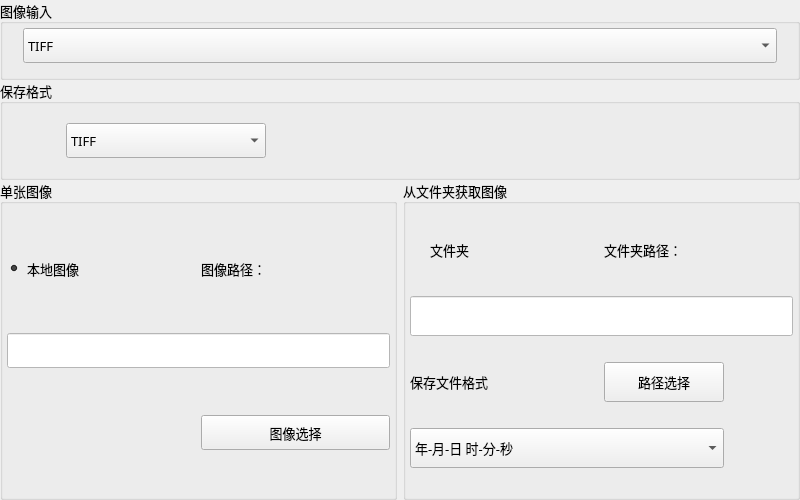
<?xml version="1.0" encoding="UTF-8"?>
<ui version="4.0">
 <class>frmSaveImageToolClass</class>
 <widget class="QWidget" name="frmSaveImageToolClass">
  <property name="geometry">
   <rect>
    <x>0</x>
    <y>0</y>
    <width>800</width>
    <height>500</height>
   </rect>
  </property>
  <property name="sizePolicy">
   <sizepolicy hsizetype="Preferred" vsizetype="Preferred">
    <horstretch>0</horstretch>
    <verstretch>0</verstretch>
   </sizepolicy>
  </property>
  <property name="minimumSize">
   <size>
    <width>800</width>
    <height>500</height>
   </size>
  </property>
  <property name="maximumSize">
   <size>
    <width>16777215</width>
    <height>16777215</height>
   </size>
  </property>
  <property name="windowTitle">
   <string>延时</string>
  </property>
  <layout class="QVBoxLayout" name="verticalLayout" stretch="0,0,1">
   <property name="spacing">
    <number>0</number>
   </property>
   <property name="leftMargin">
    <number>0</number>
   </property>
   <property name="topMargin">
    <number>0</number>
   </property>
   <property name="rightMargin">
    <number>0</number>
   </property>
   <property name="bottomMargin">
    <number>0</number>
   </property>
   <item>
    <widget class="QGroupBox" name="groupImage_3">
     <property name="minimumSize">
      <size>
       <width>0</width>
       <height>80</height>
      </size>
     </property>
     <property name="maximumSize">
      <size>
       <width>16777215</width>
       <height>100</height>
      </size>
     </property>
     <property name="font">
      <font>
       <family>微软雅黑</family>
       <pointsize>10</pointsize>
      </font>
     </property>
     <property name="title">
      <string>图像输入</string>
     </property>
     <layout class="QHBoxLayout" name="horizontalLayout_2">
      <property name="spacing">
       <number>0</number>
      </property>
      <property name="leftMargin">
       <number>20</number>
      </property>
      <property name="topMargin">
       <number>0</number>
      </property>
      <property name="rightMargin">
       <number>20</number>
      </property>
      <property name="bottomMargin">
       <number>10</number>
      </property>
      <item>
       <widget class="QComboBox" name="cbx_ImgInPut">
        <property name="minimumSize">
         <size>
          <width>0</width>
          <height>35</height>
         </size>
        </property>
        <property name="font">
         <font>
          <family>微软雅黑</family>
          <pointsize>10</pointsize>
         </font>
        </property>
        <property name="editable">
         <bool>false</bool>
        </property>
        <property name="currentIndex">
         <number>4</number>
        </property>
        <item>
         <property name="text">
          <string>JPG</string>
         </property>
        </item>
        <item>
         <property name="text">
          <string>JPEG</string>
         </property>
        </item>
        <item>
         <property name="text">
          <string>PNG</string>
         </property>
        </item>
        <item>
         <property name="text">
          <string>BMP</string>
         </property>
        </item>
        <item>
         <property name="text">
          <string>TIFF</string>
         </property>
        </item>
       </widget>
      </item>
     </layout>
    </widget>
   </item>
   <item>
    <widget class="QGroupBox" name="groupImage_4">
     <property name="minimumSize">
      <size>
       <width>0</width>
       <height>100</height>
      </size>
     </property>
     <property name="maximumSize">
      <size>
       <width>16777215</width>
       <height>150</height>
      </size>
     </property>
     <property name="font">
      <font>
       <family>微软雅黑</family>
       <pointsize>10</pointsize>
      </font>
     </property>
     <property name="title">
      <string>保存格式</string>
     </property>
     <layout class="QHBoxLayout" name="horizontalLayout_3" stretch="1,0,10">
      <item>
       <spacer name="horizontalSpacer_2">
        <property name="orientation">
         <enum>Qt::Horizontal</enum>
        </property>
        <property name="sizeHint" stdset="0">
         <size>
          <width>49</width>
          <height>20</height>
         </size>
        </property>
       </spacer>
      </item>
      <item>
       <widget class="QComboBox" name="txtSaveFileEx">
        <property name="minimumSize">
         <size>
          <width>200</width>
          <height>35</height>
         </size>
        </property>
        <property name="font">
         <font>
          <family>微软雅黑</family>
          <pointsize>10</pointsize>
         </font>
        </property>
        <property name="editable">
         <bool>false</bool>
        </property>
        <property name="currentIndex">
         <number>4</number>
        </property>
        <item>
         <property name="text">
          <string>JPG</string>
         </property>
        </item>
        <item>
         <property name="text">
          <string>JPEG</string>
         </property>
        </item>
        <item>
         <property name="text">
          <string>PNG</string>
         </property>
        </item>
        <item>
         <property name="text">
          <string>BMP</string>
         </property>
        </item>
        <item>
         <property name="text">
          <string>TIFF</string>
         </property>
        </item>
       </widget>
      </item>
      <item>
       <spacer name="horizontalSpacer">
        <property name="orientation">
         <enum>Qt::Horizontal</enum>
        </property>
        <property name="sizeHint" stdset="0">
         <size>
          <width>513</width>
          <height>20</height>
         </size>
        </property>
       </spacer>
      </item>
     </layout>
    </widget>
   </item>
   <item>
    <layout class="QHBoxLayout" name="horizontalLayout" stretch="1,1">
     <item>
      <widget class="QGroupBox" name="groupImage">
       <property name="font">
        <font>
         <family>微软雅黑</family>
         <pointsize>10</pointsize>
        </font>
       </property>
       <property name="title">
        <string>单张图像</string>
       </property>
       <layout class="QGridLayout" name="gridLayout">
        <property name="leftMargin">
         <number>4</number>
        </property>
        <property name="topMargin">
         <number>4</number>
        </property>
        <property name="rightMargin">
         <number>4</number>
        </property>
        <property name="bottomMargin">
         <number>4</number>
        </property>
        <property name="spacing">
         <number>4</number>
        </property>
        <item row="0" column="0">
         <widget class="QRadioButton" name="radioImage">
          <property name="sizePolicy">
           <sizepolicy hsizetype="Preferred" vsizetype="Preferred">
            <horstretch>0</horstretch>
            <verstretch>0</verstretch>
           </sizepolicy>
          </property>
          <property name="minimumSize">
           <size>
            <width>120</width>
            <height>35</height>
           </size>
          </property>
          <property name="font">
           <font>
            <family>微软雅黑</family>
            <pointsize>10</pointsize>
           </font>
          </property>
          <property name="styleSheet">
           <string notr="true">background-color: rgba(0, 0, 0, 0);</string>
          </property>
          <property name="text">
           <string>本地图像</string>
          </property>
          <property name="checked">
           <bool>true</bool>
          </property>
         </widget>
        </item>
        <item row="2" column="0" colspan="2">
         <widget class="QLineEdit" name="txtImagePath">
          <property name="sizePolicy">
           <sizepolicy hsizetype="Preferred" vsizetype="Fixed">
            <horstretch>0</horstretch>
            <verstretch>0</verstretch>
           </sizepolicy>
          </property>
          <property name="minimumSize">
           <size>
            <width>120</width>
            <height>35</height>
           </size>
          </property>
          <property name="font">
           <font>
            <family>微软雅黑</family>
            <pointsize>10</pointsize>
           </font>
          </property>
          <property name="styleSheet">
           <string notr="true">background-color: rgb(255, 255, 255);</string>
          </property>
          <property name="readOnly">
           <bool>true</bool>
          </property>
          <property name="clearButtonEnabled">
           <bool>true</bool>
          </property>
         </widget>
        </item>
        <item row="3" column="1">
         <widget class="QPushButton" name="btnSelectImage">
          <property name="sizePolicy">
           <sizepolicy hsizetype="Preferred" vsizetype="Fixed">
            <horstretch>0</horstretch>
            <verstretch>0</verstretch>
           </sizepolicy>
          </property>
          <property name="minimumSize">
           <size>
            <width>120</width>
            <height>35</height>
           </size>
          </property>
          <property name="font">
           <font>
            <family>Arial</family>
            <pointsize>10</pointsize>
           </font>
          </property>
          <property name="text">
           <string>图像选择</string>
          </property>
         </widget>
        </item>
        <item row="0" column="1">
         <widget class="QLabel" name="label_4">
          <property name="sizePolicy">
           <sizepolicy hsizetype="Preferred" vsizetype="Fixed">
            <horstretch>0</horstretch>
            <verstretch>0</verstretch>
           </sizepolicy>
          </property>
          <property name="minimumSize">
           <size>
            <width>120</width>
            <height>35</height>
           </size>
          </property>
          <property name="font">
           <font>
            <family>微软雅黑</family>
            <pointsize>10</pointsize>
           </font>
          </property>
          <property name="styleSheet">
           <string notr="true">background: transparent;</string>
          </property>
          <property name="text">
           <string>图像路径：</string>
          </property>
         </widget>
        </item>
       </layout>
      </widget>
     </item>
     <item>
      <widget class="QGroupBox" name="groupFolder_2">
       <property name="font">
        <font>
         <family>微软雅黑</family>
         <pointsize>10</pointsize>
        </font>
       </property>
       <property name="title">
        <string>从文件夹获取图像</string>
       </property>
       <layout class="QGridLayout" name="gridLayout_2">
        <property name="leftMargin">
         <number>4</number>
        </property>
        <property name="topMargin">
         <number>4</number>
        </property>
        <property name="rightMargin">
         <number>4</number>
        </property>
        <property name="bottomMargin">
         <number>4</number>
        </property>
        <property name="spacing">
         <number>4</number>
        </property>
        <item row="1" column="0">
         <widget class="QRadioButton" name="radioFolder">
          <property name="minimumSize">
           <size>
            <width>120</width>
            <height>40</height>
           </size>
          </property>
          <property name="font">
           <font>
            <family>微软雅黑</family>
            <pointsize>10</pointsize>
           </font>
          </property>
          <property name="styleSheet">
           <string notr="true">background-color: rgba(0, 0, 0, 0);</string>
          </property>
          <property name="text">
           <string>文件夹</string>
          </property>
         </widget>
        </item>
        <item row="2" column="0" colspan="4">
         <widget class="QLineEdit" name="txtFolderPath">
          <property name="minimumSize">
           <size>
            <width>120</width>
            <height>40</height>
           </size>
          </property>
          <property name="font">
           <font>
            <family>微软雅黑</family>
            <pointsize>10</pointsize>
           </font>
          </property>
          <property name="styleSheet">
           <string notr="true">background-color: rgb(255, 255, 255);</string>
          </property>
          <property name="text">
           <string/>
          </property>
          <property name="readOnly">
           <bool>true</bool>
          </property>
          <property name="clearButtonEnabled">
           <bool>true</bool>
          </property>
         </widget>
        </item>
        <item row="3" column="2">
         <widget class="QPushButton" name="btnSelectPath">
          <property name="sizePolicy">
           <sizepolicy hsizetype="Preferred" vsizetype="Fixed">
            <horstretch>0</horstretch>
            <verstretch>0</verstretch>
           </sizepolicy>
          </property>
          <property name="minimumSize">
           <size>
            <width>120</width>
            <height>40</height>
           </size>
          </property>
          <property name="font">
           <font>
            <family>Arial</family>
            <pointsize>10</pointsize>
           </font>
          </property>
          <property name="text">
           <string>路径选择</string>
          </property>
         </widget>
        </item>
        <item row="3" column="0">
         <widget class="QLabel" name="label_6">
          <property name="minimumSize">
           <size>
            <width>120</width>
            <height>40</height>
           </size>
          </property>
          <property name="font">
           <font>
            <family>微软雅黑</family>
            <pointsize>10</pointsize>
           </font>
          </property>
          <property name="styleSheet">
           <string notr="true">background: transparent;</string>
          </property>
          <property name="text">
           <string>保存文件格式</string>
          </property>
         </widget>
        </item>
        <item row="5" column="0" colspan="3">
         <widget class="QComboBox" name="txtSaveFileExTension">
          <property name="minimumSize">
           <size>
            <width>120</width>
            <height>40</height>
           </size>
          </property>
          <property name="font">
           <font>
            <family>微软雅黑</family>
            <pointsize>10</pointsize>
           </font>
          </property>
          <property name="editable">
           <bool>false</bool>
          </property>
          <item>
           <property name="text">
            <string>年-月-日 时-分-秒</string>
           </property>
          </item>
          <item>
           <property name="text">
            <string>年-月-日/时-分-秒</string>
           </property>
          </item>
          <item>
           <property name="text">
            <string>年-月-日 时-分-秒-毫秒</string>
           </property>
          </item>
          <item>
           <property name="text">
            <string>年-月-日/时-分-秒-毫秒</string>
           </property>
          </item>
         </widget>
        </item>
        <item row="1" column="2">
         <widget class="QLabel" name="label_5">
          <property name="minimumSize">
           <size>
            <width>120</width>
            <height>40</height>
           </size>
          </property>
          <property name="font">
           <font>
            <family>微软雅黑</family>
            <pointsize>10</pointsize>
           </font>
          </property>
          <property name="styleSheet">
           <string notr="true">background: transparent;</string>
          </property>
          <property name="text">
           <string>文件夹路径：</string>
          </property>
         </widget>
        </item>
       </layout>
      </widget>
     </item>
    </layout>
   </item>
  </layout>
 </widget>
 <layoutdefault spacing="6" margin="11"/>
 <resources>
  <include location="../../../QApplication/saribbonresouce.qrc"/>
 </resources>
 <connections/>
</ui>
